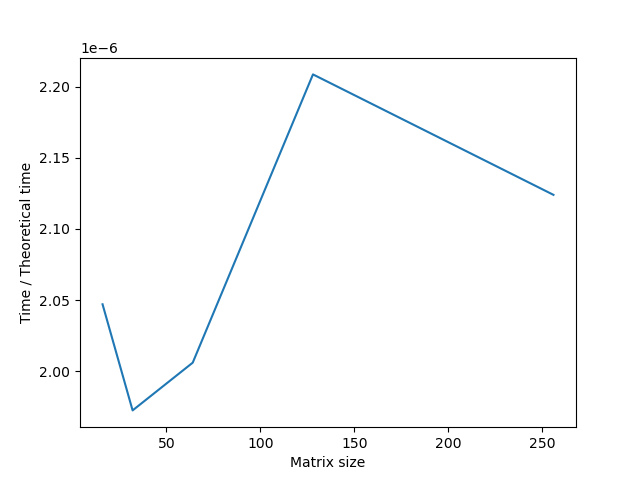

Write Python code to recreate this figure.
#!/usr/bin/env python

from time import time

from numpy import hstack, vstack, zeros
from numpy.random import rand, seed
import matplotlib.pyplot as plt

seed(1108)

# a
def divide_matrix(matrix):
	mid = matrix.shape[0] // 2
	return matrix[:mid, :mid], matrix[:mid, mid:], matrix[mid:, :mid], matrix[mid:, mid:]

def combine_matrices(C11, C12, C21, C22):
	top = hstack((C11, C12))
	bottom = hstack((C21, C22))
	return vstack((top, bottom))

def matrix_multiply_rec(A, B):
	n = A.shape[0]
	if n == 1:
		return A * B
	A11, A12, A21, A22 = divide_matrix(A)
	B11, B12, B21, B22 = divide_matrix(B)
	C11 = matrix_multiply_rec(A11, B11) + matrix_multiply_rec(A12, B21)
	C12 = matrix_multiply_rec(A11, B12) + matrix_multiply_rec(A12, B22)
	C21 = matrix_multiply_rec(A21, B11) + matrix_multiply_rec(A22, B21)
	C22 = matrix_multiply_rec(A21, B12) + matrix_multiply_rec(A22, B22)
	return combine_matrices(C11, C12, C21, C22)

def pad_to_power_of_two(matrix):
	n, m = matrix.shape
	next_power_of_two = 1 << (max(n, m) - 1).bit_length()
	padded_matrix = zeros((next_power_of_two, next_power_of_two), dtype=matrix.dtype)
	padded_matrix[:n, :m] = matrix
	return padded_matrix

def matrix_multiply(A, B):
	n = A.shape[0]
	A = pad_to_power_of_two(A)
	B = pad_to_power_of_two(B)
	return matrix_multiply_rec(A, B)[:n, :n]

# b
# T(n) = a T(n/b) + f(n)
# a = 8, b = 2, f(n) = O(n^2)
# c_crit = log(a) / log(b) = 3
# T(n) = O(n^3)

# c
def theoretical(n):
	return n**3

def test(n, num_tests=1):
	result = 0
	for _ in range(num_tests):
		A = rand(n, n)
		B = rand(n, n)
		start = time()
		matrix_multiply(A, B)
		result += time() - start
	return result / num_tests / theoretical(n)

test_sizes = [2**i for i in range(4, 9)]
test_results = [test(n) for n in test_sizes]
plt.plot(test_sizes, test_results)
plt.xlabel('Matrix size')
plt.ylabel('Time / Theoretical time')
plt.show()
# They largely agree, because the curve is nearly flat.
